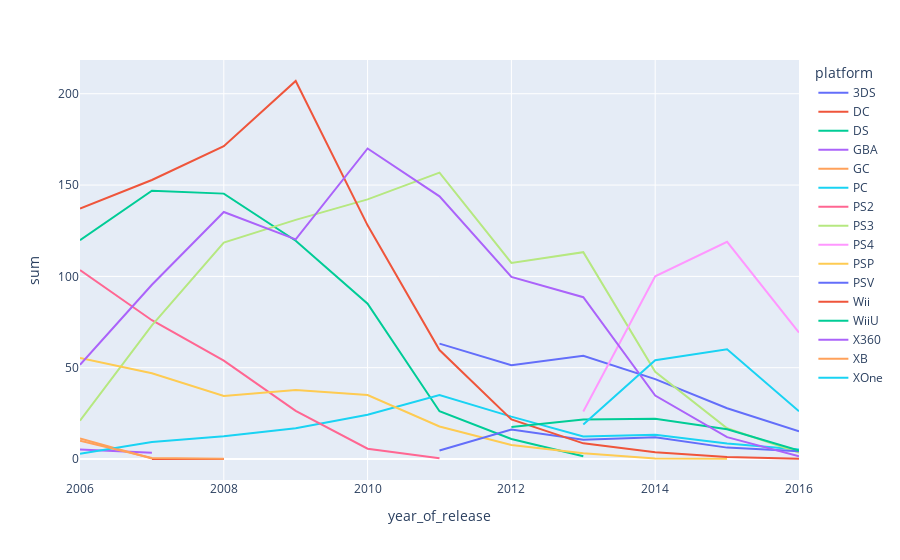

The code cell stored with this chart in its notebook:
### Code cell
px.line(actual_platforms_sales_df, x='year_of_release', y='sum', color='platform')

### Figure 1 — Plotly figure (JSON) as saved in the notebook; plotly's stock layout.template omitted (floating-point values rounded to 4 significant figures)
{"data": [{"hovertemplate": "platform=3DS<br>year_of_release=%{x}<br>sum=%{y}<extra></extra>", "legendgroup": "3DS", "line": {"color": "#636efa", "dash": "solid"}, "mode": "lines", "name": "3DS", "orientation": "v", "showlegend": true, "type": "scatter", "x": [2011, 2012, 2013, 2014, 2015, 2016], "xaxis": "x", "y": [63.2, 51.36, 56.57, 43.76, 27.78, 15.14], "yaxis": "y"}, {"hovertemplate": "platform=DC<br>year_of_release=%{x}<br>sum=%{y}<extra></extra>", "legendgroup": "DC", "line": {"color": "#EF553B", "dash": "solid"}, "mode": "lines", "name": "DC", "orientation": "v", "showlegend": true, "type": "scatter", "x": [2007, 2008], "xaxis": "x", "y": [0.02, 0.04], "yaxis": "y"}, {"hovertemplate": "platform=DS<br>year_of_release=%{x}<br>sum=%{y}<extra></extra>", "legendgroup": "DS", "line": {"color": "#00cc96", "dash": "solid"}, "mode": "lines", "name": "DS", "orientation": "v", "showlegend": true, "type": "scatter", "x": [2006, 2007, 2008, 2009, 2010, 2011, 2012, 2013], "xaxis": "x", "y": [119.8, 146.9, 145.3, 119.5, 85.02, 26.18, 11.01, 1.54], "yaxis": "y"}, {"hovertemplate": "platform=GBA<br>year_of_release=%{x}<br>sum=%{y}<extra></extra>", "legendgroup": "GBA", "line": {"color": "#ab63fa", "dash": "solid"}, "mode": "lines", "name": "GBA", "orientation": "v", "showlegend": true, "type": "scatter", "x": [2006, 2007], "xaxis": "x", "y": [5.28, 3.4], "yaxis": "y"}, {"hovertemplate": "platform=GC<br>year_of_release=%{x}<br>sum=%{y}<extra></extra>", "legendgroup": "GC", "line": {"color": "#FFA15A", "dash": "solid"}, "mode": "lines", "name": "GC", "orientation": "v", "showlegend": true, "type": "scatter", "x": [2006, 2007], "xaxis": "x", "y": [11.26, 0.27], "yaxis": "y"}, {"hovertemplate": "platform=PC<br>year_of_release=%{x}<br>sum=%{y}<extra></extra>", "legendgroup": "PC", "line": {"color": "#19d3f3", "dash": "solid"}, "mode": "lines", "name": "PC", "orientation": "v", "showlegend": true, "type": "scatter", "x": [2006, 2007, 2008, 2009, 2010, 2011, 2012, 2013, 2014, 2015, 2016], "xaxis": "x", "y": [2.85, 9.28, 12.42, 16.91, 24.28, 35.03, 23.22, 12.38, 13.28, 8.52, 5.25], "yaxis": "y"}, {"hovertemplate": "platform=PS2<br>year_of_release=%{x}<br>sum=%{y}<extra></extra>", "legendgroup": "PS2", "line": {"color": "#FF6692", "dash": "solid"}, "mode": "lines", "name": "PS2", "orientation": "v", "showlegend": true, "type": "scatter", "x": [2006, 2007, 2008, 2009, 2010, 2011], "xaxis": "x", "y": [103.4, 75.99, 53.9, 26.4, 5.64, 0.45], "yaxis": "y"}, {"hovertemplate": "platform=PS3<br>year_of_release=%{x}<br>sum=%{y}<extra></extra>", "legendgroup": "PS3", "line": {"color": "#B6E880", "dash": "solid"}, "mode": "lines", "name": "PS3", "orientation": "v", "showlegend": true, "type": "scatter", "x": [2006, 2007, 2008, 2009, 2010, 2011, 2012, 2013, 2014, 2015, 2016], "xaxis": "x", "y": [20.96, 73.19, 118.5, 130.9, 142.2, 156.8, 107.4, 113.2, 47.76, 16.82, 3.6], "yaxis": "y"}, {"hovertemplate": "platform=PS4<br>year_of_release=%{x}<br>sum=%{y}<extra></extra>", "legendgroup": "PS4", "line": {"color": "#FF97FF", "dash": "solid"}, "mode": "lines", "name": "PS4", "orientation": "v", "showlegend": true, "type": "scatter", "x": [2013, 2014, 2015, 2016], "xaxis": "x", "y": [25.99, 100.0, 118.9, 69.25], "yaxis": "y"}, {"hovertemplate": "platform=PSP<br>year_of_release=%{x}<br>sum=%{y}<extra></extra>", "legendgroup": "PSP", "line": {"color": "#FECB52", "dash": "solid"}, "mode": "lines", "name": "PSP", "orientation": "v", "showlegend": true, "type": "scatter", "x": [2006, 2007, 2008, 2009, 2010, 2011, 2012, 2013, 2014, 2015], "xaxis": "x", "y": [55.32, 46.93, 34.55, 37.78, 35.04, 17.82, 7.69, 3.14, 0.24, 0.12], "yaxis": "y"}, {"hovertemplate": "platform=PSV<br>year_of_release=%{x}<br>sum=%{y}<extra></extra>", "legendgroup": "PSV", "line": {"color": "#636efa", "dash": "solid"}, "mode": "lines", "name": "PSV", "orientation": "v", "showlegend": true, "type": "scatter", "x": [2011, 2012, 2013, 2014, 2015, 2016], "xaxis": "x", "y": [4.63, 16.19, 10.59, 11.9, 6.25, 4.25], "yaxis": "y"}, {"hovertemplate": "platform=Wii<br>year_of_release=%{x}<br>sum=%{y}<extra></extra>", "legendgroup": "Wii", "line": {"color": "#EF553B", "dash": "solid"}, "mode": "lines", "name": "Wii", "orientation": "v", "showlegend": true, "type": "scatter", "x": [2006, 2007, 2008, 2009, 2010, 2011, 2012, 2013, 2014, 2015, 2016], "xaxis": "x", "y": [137.1, 152.8, 171.3, 207.0, 128.0, 59.65, 21.71, 8.59, 3.75, 1.14, 0.18], "yaxis": "y"}, {"hovertemplate": "platform=WiiU<br>year_of_release=%{x}<br>sum=%{y}<extra></extra>", "legendgroup": "WiiU", "line": {"color": "#00cc96", "dash": "solid"}, "mode": "lines", "name": "WiiU", "orientation": "v", "showlegend": true, "type": "scatter", "x": [2012, 2013, 2014, 2015, 2016], "xaxis": "x", "y": [17.56, 21.65, 22.03, 16.35, 4.6], "yaxis": "y"}, {"hovertemplate": "platform=X360<br>year_of_release=%{x}<br>sum=%{y}<extra></extra>", "legendgroup": "X360", "line": {"color": "#ab63fa", "dash": "solid"}, "mode": "lines", "name": "X360", "orientation": "v", "showlegend": true, "type": "scatter", "x": [2006, 2007, 2008, 2009, 2010, 2011, 2012, 2013, 2014, 2015, 2016], "xaxis": "x", "y": [51.62, 95.41, 135.3, 120.3, 170.0, 143.8, 99.74, 88.58, 34.74, 11.96, 1.52], "yaxis": "y"}, {"hovertemplate": "platform=XB<br>year_of_release=%{x}<br>sum=%{y}<extra></extra>", "legendgroup": "XB", "line": {"color": "#FFA15A", "dash": "solid"}, "mode": "lines", "name": "XB", "orientation": "v", "showlegend": true, "type": "scatter", "x": [2006, 2007, 2008], "xaxis": "x", "y": [10.04, 0.55, 0.18], "yaxis": "y"}, {"hovertemplate": "platform=XOne<br>year_of_release=%{x}<br>sum=%{y}<extra></extra>", "legendgroup": "XOne", "line": {"color": "#19d3f3", "dash": "solid"}, "mode": "lines", "name": "XOne", "orientation": "v", "showlegend": true, "type": "scatter", "x": [2013, 2014, 2015, 2016], "xaxis": "x", "y": [18.96, 54.07, 60.14, 26.15], "yaxis": "y"}], "layout": {"legend": {"title": {"text": "platform"}, "tracegroupgap": 0}, "margin": {"t": 60}, "xaxis": {"anchor": "y", "domain": [0, 1], "title": {"text": "year_of_release"}}, "yaxis": {"anchor": "x", "domain": [0, 1], "title": {"text": "sum"}}}}
